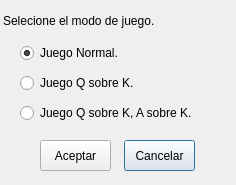
<?xml version="1.0" encoding="UTF-8"?>
<ui version="4.0">
 <class>Options</class>
 <widget class="QDialog" name="Options">
  <property name="geometry">
   <rect>
    <x>0</x>
    <y>0</y>
    <width>236</width>
    <height>185</height>
   </rect>
  </property>
  <property name="windowTitle">
   <string>Opciones de Juego</string>
  </property>
  <widget class="QRadioButton" name="rb1">
   <property name="geometry">
    <rect>
     <x>20</x>
     <y>40</y>
     <width>161</width>
     <height>26</height>
    </rect>
   </property>
   <property name="text">
    <string>Juego Normal.</string>
   </property>
   <property name="checked">
    <bool>true</bool>
   </property>
  </widget>
  <widget class="QRadioButton" name="rb2">
   <property name="geometry">
    <rect>
     <x>20</x>
     <y>70</y>
     <width>151</width>
     <height>26</height>
    </rect>
   </property>
   <property name="text">
    <string>Juego Q sobre K.</string>
   </property>
   <property name="checkable">
    <bool>true</bool>
   </property>
  </widget>
  <widget class="QRadioButton" name="rb3">
   <property name="geometry">
    <rect>
     <x>20</x>
     <y>100</y>
     <width>211</width>
     <height>26</height>
    </rect>
   </property>
   <property name="text">
    <string>Juego Q sobre K, A sobre K.</string>
   </property>
  </widget>
  <widget class="QPushButton" name="pushButton">
   <property name="geometry">
    <rect>
     <x>124</x>
     <y>140</y>
     <width>71</width>
     <height>31</height>
    </rect>
   </property>
   <property name="text">
    <string>Cancelar</string>
   </property>
  </widget>
  <widget class="QPushButton" name="aceptar">
   <property name="geometry">
    <rect>
     <x>40</x>
     <y>140</y>
     <width>71</width>
     <height>31</height>
    </rect>
   </property>
   <property name="text">
    <string>Aceptar</string>
   </property>
  </widget>
  <widget class="QLabel" name="label">
   <property name="geometry">
    <rect>
     <x>3</x>
     <y>10</y>
     <width>231</width>
     <height>21</height>
    </rect>
   </property>
   <property name="text">
    <string>Selecione el modo de juego.</string>
   </property>
  </widget>
 </widget>
 <resources/>
 <connections>
  <connection>
   <sender>pushButton</sender>
   <signal>clicked()</signal>
   <receiver>Options</receiver>
   <slot>close()</slot>
   <hints>
    <hint type="sourcelabel">
     <x>158</x>
     <y>152</y>
    </hint>
    <hint type="destinationlabel">
     <x>214</x>
     <y>157</y>
    </hint>
   </hints>
  </connection>
 </connections>
</ui>
